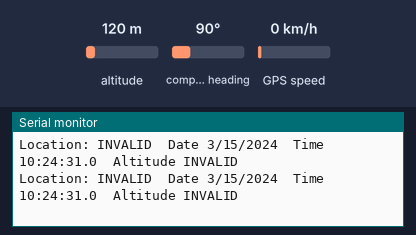
Recording of a sketch running on a simulated ESP32. On the bench: the last lines printed to the serial monitor. The test bench sets the inputs (shaded band); at power-on: altitude 120 m, compass heading 90°, GPS speed 0 km/h. The GPS gets a fix after 3 s at 37.7749, -122.4194 with 8 satellites.

Above: at 1.2 s.
1.3 s: altitude set to 20 m
At 3.8 s:
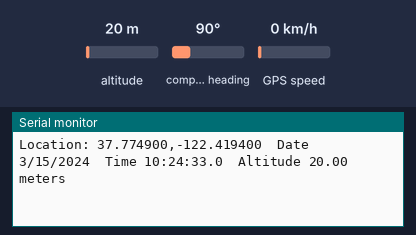
5.4 s: altitude set to 250 m
At 6.8 s:
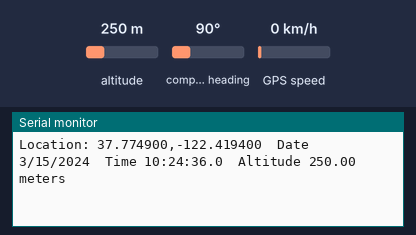
Timing chart, 0 to 8.4 s (numbered marks = the images above; inputs shaded):
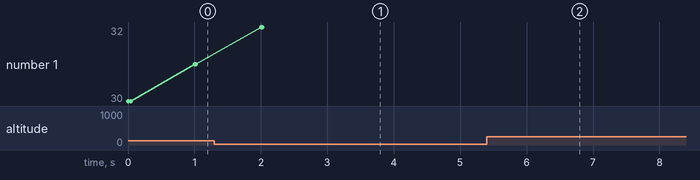

Measured:
- after the input at 1.3 s, the serial monitor: prints a new line after 1.7 s (image 1)
- after the input at 5.4 s, the serial monitor: prints a new line after 0.62 s (image 2)

The sketch:

LOCATION_TRACKER_WITH_ALTITUDE.ino
```cpp
#include <TinyGPS++.h>    //--------------------------------------------------------------------------------------------------for extracting GPS DATA
#include <HardwareSerial.h>   //--------------------------------------------------------------------------FOR COMMUNICATING WITH SERIALPORTS OF ESP32

static const int GPSBaud = 9600;

TinyGPSPlus gps;//----------------------------------------------------------------------------------FROM TINYGPS++ library for preparing data from GPS
HardwareSerial SerialGPS(1); //-------------------------------------------------------------------------- Uses Serial1 (TX: GPIO2, RX: GPIO4) on ESP32

void setup() {  //----------------------------------------------------Initializes Serial1 for communication with the GPS module (RX: GPIO4, TX: GPIO2).
  Serial.begin(9600);
  SerialGPS.begin(GPSBaud, SERIAL_8N1, 4, 2); //--------------------------------------------------------------------------------- RX: GPIO4, TX: GPIO2

  while (!Serial) {
    ; //-------------------------------------------------------------------------------------------------------------- Wait for serial port to connect
  }

  //------------------------------------------------------------------------------------------------------------- Initialize SIM800L module (if needed)
  Serial.println("Initializing SIM800L...");
  Serial2.begin(9600, SERIAL_8N1, 27, 26); // --------------------------------------------------------------Replace with your SIM800L's RX and TX pins
}

void loop() {//-------------------------------------------------------------------------------------------checks and waits for data from the GPS module
  while (SerialGPS.available() > 0) {
    if (gps.encode(SerialGPS.read())) {
      displayInfo();
    }

    if (millis() > 5000 && gps.charsProcessed() < 10) {   // ------------------------------------------------------if not received for more than 5 sec
      Serial.println(F("No GPS detected: check wiring."));
      while (true);
    }
  }


}

void displayInfo() {//--------------------------------------------------------------------------------------------displays the data if in valid format
  Serial.print(F("Location: "));
  if (gps.location.isValid()) {
    Serial.print(gps.location.lat(), 6);
    Serial.print(F(","));
    Serial.print(gps.location.lng(), 6);
  } else {
    Serial.print(F("INVALID"));
  }

  Serial.print(F("  Date "));
  if (gps.date.isValid()) {
    Serial.print(gps.date.month());
    Serial.print(F("/"));
    Serial.print(gps.date.day());
    Serial.print(F("/"));
    Serial.print(gps.date.year());
  } else {
    Serial.print(F("INVALID"));
  }

  Serial.print(F("  Time "));
  if (gps.time.isValid()) {
    Serial.print(gps.time.hour());
    Serial.print(F(":"));
    Serial.print(gps.time.minute());
    Serial.print(F(":"));
    Serial.print(gps.time.second());
    Serial.print(F("."));
    Serial.print(gps.time.centisecond());
  } else {
    Serial.print(F("INVALID"));
  }

  Serial.print(F("  Altitude "));
  if (gps.altitude.isValid()) {
    Serial.print(gps.altitude.meters());
    Serial.print(F(" meters"));
  } else {
    Serial.print(F("INVALID"));
  }

  Serial.println();
}
```
